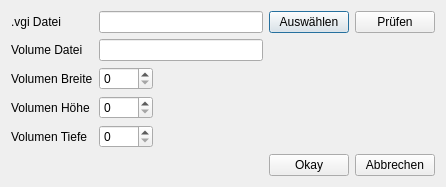
<?xml version="1.0" encoding="UTF-8"?>
<ui version="4.0">
 <author>Copyright (C) 2009 Pascal Mues</author>
 <class>OpenVgiVolFilesDialog</class>
 <widget class="QDialog" name="OpenVgiVolFilesDialog">
  <property name="geometry">
   <rect>
    <x>0</x>
    <y>0</y>
    <width>446</width>
    <height>178</height>
   </rect>
  </property>
  <property name="windowTitle">
   <string>VGI-Dialog</string>
  </property>
  <layout class="QGridLayout" name="gridLayout">
   <item row="0" column="0">
    <widget class="QLabel" name="label">
     <property name="text">
      <string>.vgi Datei</string>
     </property>
    </widget>
   </item>
   <item row="0" column="1" colspan="2">
    <widget class="QLineEdit" name="uileFile"/>
   </item>
   <item row="0" column="3">
    <widget class="QPushButton" name="uiSelectFile">
     <property name="text">
      <string>Auswählen</string>
     </property>
    </widget>
   </item>
   <item row="0" column="4">
    <widget class="QPushButton" name="uiCheckFile">
     <property name="text">
      <string>Prüfen</string>
     </property>
    </widget>
   </item>
   <item row="1" column="0">
    <widget class="QLabel" name="label_2">
     <property name="text">
      <string>Volume Datei</string>
     </property>
    </widget>
   </item>
   <item row="1" column="1" colspan="2">
    <widget class="QLineEdit" name="uileFileVolume"/>
   </item>
   <item row="2" column="0">
    <widget class="QLabel" name="label_6">
     <property name="text">
      <string>Volumen Breite</string>
     </property>
    </widget>
   </item>
   <item row="2" column="1">
    <widget class="QSpinBox" name="uisbWidth">
     <property name="maximum">
      <number>2048</number>
     </property>
    </widget>
   </item>
   <item row="2" column="2">
    <spacer name="horizontalSpacer">
     <property name="orientation">
      <enum>Qt::Horizontal</enum>
     </property>
     <property name="sizeHint" stdset="0">
      <size>
       <width>40</width>
       <height>20</height>
      </size>
     </property>
    </spacer>
   </item>
   <item row="3" column="0">
    <widget class="QLabel" name="label_7">
     <property name="text">
      <string>Volumen Höhe</string>
     </property>
    </widget>
   </item>
   <item row="3" column="1">
    <widget class="QSpinBox" name="uisbHeight">
     <property name="maximum">
      <number>2048</number>
     </property>
    </widget>
   </item>
   <item row="4" column="0">
    <widget class="QLabel" name="label_8">
     <property name="text">
      <string>Volumen Tiefe</string>
     </property>
    </widget>
   </item>
   <item row="4" column="1">
    <widget class="QSpinBox" name="uisbDepth">
     <property name="maximum">
      <number>2048</number>
     </property>
    </widget>
   </item>
   <item row="5" column="3">
    <widget class="QPushButton" name="uibtnOkay">
     <property name="text">
      <string>Okay</string>
     </property>
    </widget>
   </item>
   <item row="5" column="4">
    <widget class="QPushButton" name="uibtnCancel">
     <property name="text">
      <string>Abbrechen</string>
     </property>
    </widget>
   </item>
  </layout>
 </widget>
 <resources/>
 <connections/>
</ui>
